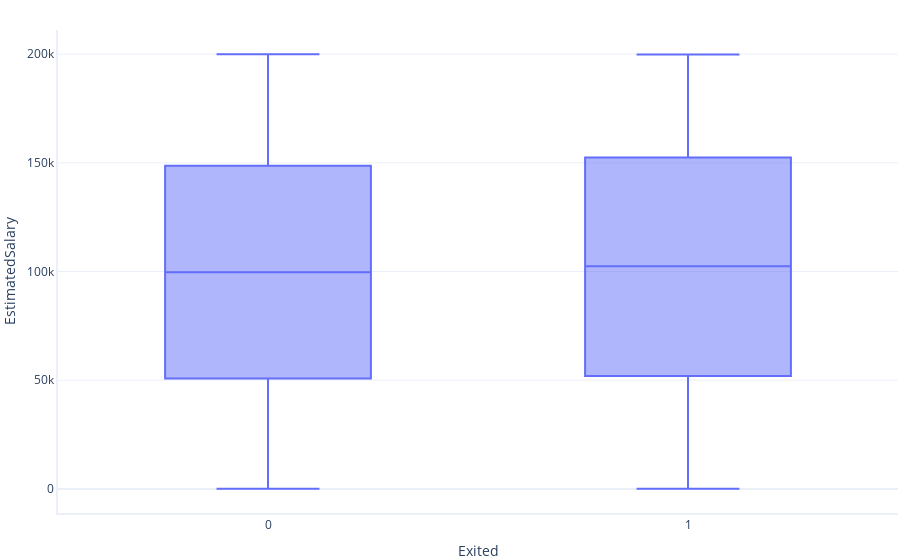

Notebook cell for this chart:
### Code cell
rg.box_and_whisker(df, 'Exited', 'EstimatedSalary')

### Figure 1 — Plotly figure (JSON) as saved in the notebook; plotly's stock layout.template omitted (floating-point values rounded to 4 significant figures; data arrays with more than 128 entries replaced by an {"elided": "..."} marker saying what was removed)
{"data": [{"alignmentgroup": "True", "hovertemplate": "Exited=%{x}<br>EstimatedSalary=%{y}<extra></extra>", "legendgroup": "", "marker": {"color": "#636efa"}, "name": "", "notched": false, "offsetgroup": "", "orientation": "v", "showlegend": false, "type": "box", "x": {"elided": "10000 int values"}, "x0": " ", "xaxis": "x", "y": {"elided": "10000 float values"}, "y0": " ", "yaxis": "y"}], "layout": {"boxmode": "group", "legend": {"tracegroupgap": 0}, "xaxis": {"anchor": "y", "domain": [0, 1], "title": {"text": "Exited"}}, "yaxis": {"anchor": "x", "domain": [0, 1], "title": {"text": "EstimatedSalary"}}}}
